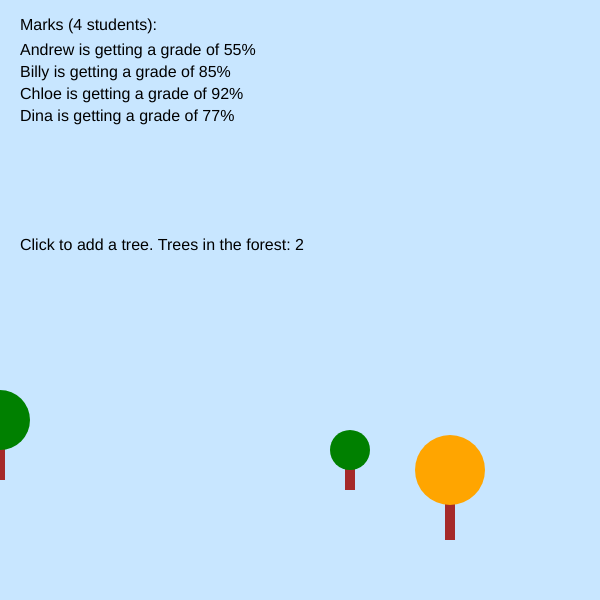
Frame 1 (no input)
Frame 60 (no input): identical to frame 1, image omitted
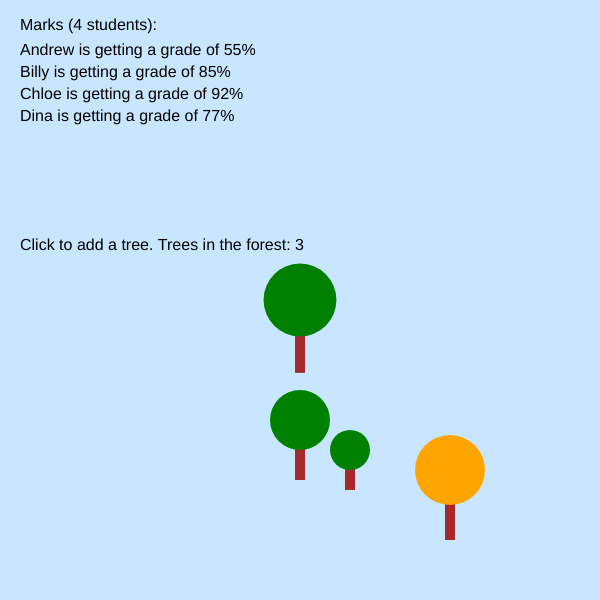
Frame 120 (the mouse pressed at the canvas centre since frame 60)

The p5.js sketch that drew these frames (run headless with seeded random() and noise() and a simulated clock; from frame 60 on, the mouse is pressed at the canvas centre):

// p5.js sketch
// ── sketch.js
/*
   Description: Lesson 12 - Objects example
   Author: Mr. Kowalczewski
   Date of last edit: November 10, 2026
*/

// ----- Part 1: An object as a collection -----
// key: value pairs, look up a value by its key
let marks = {'Andrew': 50, 'Billy': 85, 'Chloe': 92};

// ----- Part 2: An object that describes one thing -----
let tree = {
  x: 150,
  y: 420,
  size: 60,
  leafColour: 'green'
};

// ----- Part 3: An array of objects -----
let forest = [];

function setup() {
  createCanvas(600, 600);
  textSize(16);
  

  // ----- Getting, changing and adding values -----
  console.log(marks['Billy']);   // 85
  marks['Andrew'] = 55;          // change a value
  marks['Dina'] = 77;            // add a new pair

  // the key can be stored in a variable
  let name = 'Chloe';
  console.log(marks[name]);      // 92

  // ----- Checking if a key exists -----
  if (marks.hasOwnProperty('Billy')) {
    console.log('Billy is in the list');
  }

  // ----- Number of pairs -----
  console.log(Object.keys(marks).length); // 4

  // ----- Dot notation -----
  console.log(tree.x);           // 150
  console.log(tree['size']);     // 60, same as tree.size
  tree.hasApples = true;         // add a new key
  console.log(tree);

  // start the forest with two trees
  forest.push({ x: 350, y: 450, size: 40, leafColour: 'green' });
  forest.push({ x: 450, y: 470, size: 70, leafColour: 'orange' });
}

function draw() {
  background(200, 230, 255);
  noStroke();

  // ----- Looping through an object -----
  fill(0);
  text(`Marks (${Object.keys(marks).length} students):`, 20, 30);
  let y = 55;


  for (let name in marks) {
    text(`${name} is getting a grade of ${marks[name]}%`, 20, y);
    y += 22;
  }

  // ----- Changing values -----
  // the single tree follows the mouse horizontally
  tree.x = mouseX;
  drawTree(tree);

  // ----- Looping through an array of objects -----
  for (let i = 0; i < forest.length; i += 1) {
    drawTree(forest[i]);
  }

  fill(0);
  text(`Click to add a tree. Trees in the forest: ${forest.length}`, 20, 250);
}

// ----- Passing an object to a function -----
function drawTree(t) {
  noStroke();
  fill('brown');
  rect(t.x - 5, t.y, 10, t.size);
  fill(t.leafColour);
  circle(t.x, t.y, t.size);
}

function mousePressed() {
  // create a new object and add it to the array
  let newTree = {
    x: mouseX,
    y: mouseY,
    size: random(30, 90),
    leafColour: random(['green', 'darkgreen', 'orange', 'red'])
  };
  forest.push(newTree);
}
